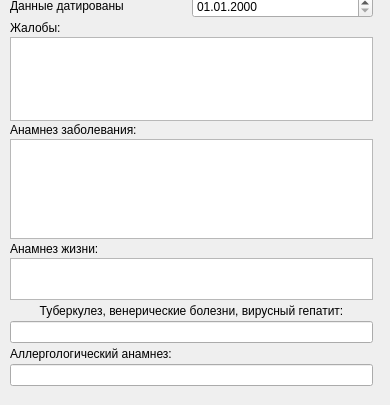
         <widget class="QWidget" name="page_1">
          <property name="geometry">
           <rect>
            <x>0</x>
            <y>0</y>
            <width>390</width>
            <height>405</height>
           </rect>
          </property>
          <attribute name="label">
           <string>Анамнез стр. 1</string>
          </attribute>
          <widget class="QWidget" name="layoutWidget_3">
           <property name="geometry">
            <rect>
             <x>10</x>
             <y>-5</y>
             <width>363</width>
             <height>391</height>
            </rect>
           </property>
           <layout class="QVBoxLayout" name="verticalLayoutAnamnez1">
            <property name="spacing">
             <number>0</number>
            </property>
            <item>
             <layout class="QHBoxLayout" name="horizontalLayout_12">
              <item>
               <widget class="QLabel" name="label_5">
                <property name="sizePolicy">
                 <sizepolicy hsizetype="Preferred" vsizetype="Fixed">
                  <horstretch>0</horstretch>
                  <verstretch>21</verstretch>
                 </sizepolicy>
                </property>
                <property name="text">
                 <string>Данные датированы</string>
                </property>
               </widget>
              </item>
              <item>
               <widget class="QDateEdit" name="dateSince">
                <property name="displayFormat">
                 <string>dd.MM.yyyy</string>
                </property>
               </widget>
              </item>
             </layout>
            </item>
            <item>
             <widget class="QLabel" name="label_7">
              <property name="text">
               <string>Жалобы:</string>
              </property>
             </widget>
            </item>
            <item>
             <widget class="QTextEdit" name="textComplaint">
              <property name="sizePolicy">
               <sizepolicy hsizetype="Expanding" vsizetype="Fixed">
                <horstretch>0</horstretch>
                <verstretch>84</verstretch>
               </sizepolicy>
              </property>
              <property name="minimumSize">
               <size>
                <width>0</width>
                <height>84</height>
               </size>
              </property>
              <property name="maximumSize">
               <size>
                <width>16777215</width>
                <height>84</height>
               </size>
              </property>
             </widget>
            </item>
            <item>
             <widget class="QLabel" name="label_8">
              <property name="text">
               <string>Анамнез заболевания:</string>
              </property>
             </widget>
            </item>
            <item>
             <widget class="QTextEdit" name="textAnDis">
              <property name="sizePolicy">
               <sizepolicy hsizetype="Expanding" vsizetype="Fixed">
                <horstretch>0</horstretch>
                <verstretch>100</verstretch>
               </sizepolicy>
              </property>
              <property name="minimumSize">
               <size>
                <width>0</width>
                <height>100</height>
               </size>
              </property>
              <property name="maximumSize">
               <size>
                <width>16777215</width>
                <height>100</height>
               </size>
              </property>
             </widget>
            </item>
            <item>
             <widget class="QLabel" name="label_9">
              <property name="text">
               <string>Анамнез жизни:</string>
              </property>
             </widget>
            </item>
            <item>
             <widget class="QTextEdit" name="textAnLi">
              <property name="sizePolicy">
               <sizepolicy hsizetype="Expanding" vsizetype="Fixed">
                <horstretch>0</horstretch>
                <verstretch>42</verstretch>
               </sizepolicy>
              </property>
              <property name="minimumSize">
               <size>
                <width>0</width>
                <height>42</height>
               </size>
              </property>
              <property name="maximumSize">
               <size>
                <width>16777215</width>
                <height>42</height>
               </size>
              </property>
             </widget>
            </item>
            <item>
             <widget class="QLabel" name="label_32">
              <property name="sizePolicy">
               <sizepolicy hsizetype="Preferred" vsizetype="Fixed">
                <horstretch>0</horstretch>
                <verstretch>0</verstretch>
               </sizepolicy>
              </property>
              <property name="minimumSize">
               <size>
                <width>0</width>
                <height>21</height>
               </size>
              </property>
              <property name="text">
               <string>Туберкулез, венерические болезни, вирусный гепатит:</string>
              </property>
              <property name="alignment">
               <set>Qt::AlignCenter</set>
              </property>
             </widget>
            </item>
            <item>
             <widget class="QLineEdit" name="lineVen">
              <property name="minimumSize">
               <size>
                <width>0</width>
                <height>21</height>
               </size>
              </property>
             </widget>
            </item>
            <item>
             <widget class="QLabel" name="label_33">
              <property name="sizePolicy">
               <sizepolicy hsizetype="Preferred" vsizetype="Fixed">
                <horstretch>0</horstretch>
                <verstretch>0</verstretch>
               </sizepolicy>
              </property>
              <property name="minimumSize">
               <size>
                <width>0</width>
                <height>21</height>
               </size>
              </property>
              <property name="text">
               <string>Аллергологический анамнез:</string>
              </property>
              <property name="alignment">
               <set>Qt::AlignLeading|Qt::AlignLeft|Qt::AlignVCenter</set>
              </property>
             </widget>
            </item>
            <item>
             <widget class="QLineEdit" name="lineAler">
              <property name="minimumSize">
               <size>
                <width>0</width>
                <height>21</height>
               </size>
              </property>
             </widget>
            </item>
           </layout>
          </widget>
         </widget>
